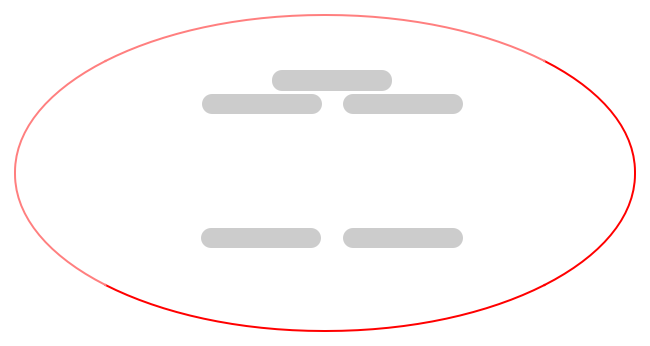
<?xml version="1.0" encoding="UTF-8"?>
<ui version="4.0">
 <class>layer_6seats</class>
 <widget class="QWidget" name="layer_6seats">
  <property name="geometry">
   <rect>
    <x>0</x>
    <y>0</y>
    <width>650</width>
    <height>346</height>
   </rect>
  </property>
  <property name="styleSheet">
   <string notr="true">#layer_6seats {
	background-position: center;    
border: 2px outset red;
margin: 14px;
border-radius: 310px 158px;
}

QWidget {
    background-color: transparent;
}                                                                                                                                          </string>
  </property>
  <layout class="QGridLayout" name="gridLayout">
   <property name="leftMargin">
    <number>1</number>
   </property>
   <property name="topMargin">
    <number>1</number>
   </property>
   <property name="rightMargin">
    <number>1</number>
   </property>
   <property name="bottomMargin">
    <number>1</number>
   </property>
   <property name="spacing">
    <number>1</number>
   </property>
   <item row="0" column="0">
    <widget class="EntityWidget" name="layer_gameTable">
     <property name="minimumSize">
      <size>
       <width>648</width>
       <height>344</height>
      </size>
     </property>
     <property name="maximumSize">
      <size>
       <width>648</width>
       <height>344</height>
      </size>
     </property>
     <property name="styleSheet">
      <string notr="true"/>
     </property>
     <property name="respondable">
      <bool>true</bool>
     </property>
     <widget class="QLabel" name="icon_dealer">
      <property name="geometry">
       <rect>
        <x>505</x>
        <y>59</y>
        <width>32</width>
        <height>32</height>
       </rect>
      </property>
      <property name="minimumSize">
       <size>
        <width>32</width>
        <height>32</height>
       </size>
      </property>
      <property name="maximumSize">
       <size>
        <width>32</width>
        <height>32</height>
       </size>
      </property>
      <property name="mouseTracking">
       <bool>true</bool>
      </property>
      <property name="focusPolicy">
       <enum>Qt::StrongFocus</enum>
      </property>
      <property name="contextMenuPolicy">
       <enum>Qt::ActionsContextMenu</enum>
      </property>
      <property name="pixmap">
       <pixmap resource="../../resources.qrc">:/textures/game/icon_dealer.png</pixmap>
      </property>
     </widget>
     <widget class="BetItem" name="bet_0" native="true">
      <property name="geometry">
       <rect>
        <x>230</x>
        <y>290</y>
        <width>91</width>
        <height>20</height>
       </rect>
      </property>
      <property name="minimumSize">
       <size>
        <width>91</width>
        <height>20</height>
       </size>
      </property>
      <property name="maximumSize">
       <size>
        <width>91</width>
        <height>20</height>
       </size>
      </property>
      <property name="styleSheet">
       <string notr="true">.QWidget  {
    image: url(:/textures/mockups/bet_left.png);
}</string>
      </property>
     </widget>
     <widget class="BetItem" name="bet_1" native="true">
      <property name="geometry">
       <rect>
        <x>80</x>
        <y>250</y>
        <width>91</width>
        <height>20</height>
       </rect>
      </property>
      <property name="minimumSize">
       <size>
        <width>91</width>
        <height>20</height>
       </size>
      </property>
      <property name="maximumSize">
       <size>
        <width>91</width>
        <height>20</height>
       </size>
      </property>
      <property name="styleSheet">
       <string notr="true">.QWidget  {
    image: url(:/textures/mockups/bet_left.png);
}</string>
      </property>
     </widget>
     <widget class="BetItem" name="bet_2" native="true">
      <property name="geometry">
       <rect>
        <x>100</x>
        <y>80</y>
        <width>91</width>
        <height>20</height>
       </rect>
      </property>
      <property name="minimumSize">
       <size>
        <width>91</width>
        <height>20</height>
       </size>
      </property>
      <property name="maximumSize">
       <size>
        <width>91</width>
        <height>20</height>
       </size>
      </property>
      <property name="styleSheet">
       <string notr="true">.QWidget  {
    image: url(:/textures/mockups/bet_left.png);
}</string>
      </property>
     </widget>
     <widget class="BetItem" name="bet_3" native="true">
      <property name="geometry">
       <rect>
        <x>290</x>
        <y>30</y>
        <width>91</width>
        <height>20</height>
       </rect>
      </property>
      <property name="minimumSize">
       <size>
        <width>91</width>
        <height>20</height>
       </size>
      </property>
      <property name="maximumSize">
       <size>
        <width>91</width>
        <height>20</height>
       </size>
      </property>
      <property name="styleSheet">
       <string notr="true">.QWidget  {
    image: url(:/textures/mockups/bet_right.png);
}</string>
      </property>
     </widget>
     <widget class="BetItem" name="bet_4" native="true">
      <property name="geometry">
       <rect>
        <x>500</x>
        <y>90</y>
        <width>91</width>
        <height>20</height>
       </rect>
      </property>
      <property name="minimumSize">
       <size>
        <width>91</width>
        <height>20</height>
       </size>
      </property>
      <property name="maximumSize">
       <size>
        <width>91</width>
        <height>20</height>
       </size>
      </property>
      <property name="styleSheet">
       <string notr="true">.QWidget  {
    image: url(:/textures/mockups/bet_left.png);
}</string>
      </property>
     </widget>
     <widget class="BetItem" name="bet_5" native="true">
      <property name="geometry">
       <rect>
        <x>480</x>
        <y>240</y>
        <width>91</width>
        <height>20</height>
       </rect>
      </property>
      <property name="minimumSize">
       <size>
        <width>91</width>
        <height>20</height>
       </size>
      </property>
      <property name="maximumSize">
       <size>
        <width>91</width>
        <height>20</height>
       </size>
      </property>
      <property name="styleSheet">
       <string notr="true">.QWidget  {
    image: url(:/textures/mockups/bet_left.png);
}</string>
      </property>
     </widget>
     <widget class="QWidget" name="cards_and_pots" native="true">
      <property name="geometry">
       <rect>
        <x>140</x>
        <y>67</y>
        <width>382</width>
        <height>181</height>
       </rect>
      </property>
      <layout class="QVBoxLayout" name="verticalLayout_2" stretch="2,1,0,0">
       <property name="spacing">
        <number>1</number>
       </property>
       <property name="leftMargin">
        <number>1</number>
       </property>
       <property name="topMargin">
        <number>1</number>
       </property>
       <property name="rightMargin">
        <number>1</number>
       </property>
       <property name="bottomMargin">
        <number>1</number>
       </property>
       <item>
        <layout class="QHBoxLayout" name="horizontalLayout_4">
         <property name="spacing">
          <number>1</number>
         </property>
         <property name="leftMargin">
          <number>1</number>
         </property>
         <property name="topMargin">
          <number>1</number>
         </property>
         <property name="rightMargin">
          <number>1</number>
         </property>
         <property name="bottomMargin">
          <number>1</number>
         </property>
         <item>
          <spacer name="horizontalSpacer_2">
           <property name="orientation">
            <enum>Qt::Horizontal</enum>
           </property>
           <property name="sizeHint" stdset="0">
            <size>
             <width>10</width>
             <height>20</height>
            </size>
           </property>
          </spacer>
         </item>
         <item>
          <widget class="PotItem" name="table_pot_4" native="true">
           <property name="minimumSize">
            <size>
             <width>140</width>
             <height>20</height>
            </size>
           </property>
           <property name="maximumSize">
            <size>
             <width>240</width>
             <height>22</height>
            </size>
           </property>
           <property name="styleSheet">
            <string notr="true">.QWidget, .QLabel {
    color: rgba(255, 255, 255, 245);
	font: 600 13px &quot;Arial&quot;;
    border-radius: 10px;
    background-image: url(:/textures/game/fishka.png);
    
    background-origin: border;
    background-clip: border;
    background-repeat: no-repeat;
    background-attachment: fixed;
	background-color: rgba(0, 0, 0, 51);

    
    margin-left: 10px;
    margin-right: 10px;
}
.QWidget[mirrored=false] {
    background-position: left bottom;
 margin-left: 20px;
    margin-right: 0px;
}
.QWidget[mirrored=true] {
    background-position: right bottom;
 margin-left: 0px;
    margin-right: 20px;
}</string>
           </property>
           <property name="text" stdset="0">
            <string>@POT_%0</string>
           </property>
           <property name="mirrored" stdset="0">
            <bool>true</bool>
           </property>
          </widget>
         </item>
         <item>
          <spacer name="horizontalSpacer_3">
           <property name="orientation">
            <enum>Qt::Horizontal</enum>
           </property>
           <property name="sizeHint" stdset="0">
            <size>
             <width>10</width>
             <height>20</height>
            </size>
           </property>
          </spacer>
         </item>
        </layout>
       </item>
       <item>
        <layout class="QHBoxLayout" name="horizontalLayout_3" stretch="0,0,0,0">
         <property name="spacing">
          <number>1</number>
         </property>
         <property name="leftMargin">
          <number>1</number>
         </property>
         <property name="topMargin">
          <number>1</number>
         </property>
         <property name="rightMargin">
          <number>1</number>
         </property>
         <property name="bottomMargin">
          <number>1</number>
         </property>
         <item>
          <spacer name="horizontalSpacer_7">
           <property name="orientation">
            <enum>Qt::Horizontal</enum>
           </property>
           <property name="sizeHint" stdset="0">
            <size>
             <width>10</width>
             <height>20</height>
            </size>
           </property>
          </spacer>
         </item>
         <item>
          <widget class="PotItem" name="table_pot_0" native="true">
           <property name="minimumSize">
            <size>
             <width>140</width>
             <height>20</height>
            </size>
           </property>
           <property name="maximumSize">
            <size>
             <width>240</width>
             <height>22</height>
            </size>
           </property>
           <property name="styleSheet">
            <string notr="true">.QWidget, .QLabel {
    color: rgba(255, 255, 255, 245);
	font: 600 13px &quot;Arial&quot;;
    border-radius: 10px;
    background-image: url(:/textures/game/fishka.png);
    
    background-origin: border;
    background-clip: border;
    background-repeat: no-repeat;
    background-attachment: fixed;
	background-color: rgba(0, 0, 0, 51);

    
    margin-left: 10px;
    margin-right: 10px;
}
.QWidget[mirrored=false] {
    background-position: left bottom;
 margin-left: 20px;
    margin-right: 0px;
}
.QWidget[mirrored=true] {
    background-position: right bottom;
 margin-left: 0px;
    margin-right: 20px;
}</string>
           </property>
           <property name="text" stdset="0">
            <string>@POT_%0</string>
           </property>
           <property name="mirrored" stdset="0">
            <bool>false</bool>
           </property>
          </widget>
         </item>
         <item>
          <widget class="PotItem" name="table_pot_1" native="true">
           <property name="minimumSize">
            <size>
             <width>140</width>
             <height>20</height>
            </size>
           </property>
           <property name="maximumSize">
            <size>
             <width>240</width>
             <height>22</height>
            </size>
           </property>
           <property name="styleSheet">
            <string notr="true">.QWidget, .QLabel {
    color: rgba(255, 255, 255, 245);
	font: 600 13px &quot;Arial&quot;;
    border-radius: 10px;
    background-image: url(:/textures/game/fishka.png);
    
    background-origin: border;
    background-clip: border;
    background-repeat: no-repeat;
    background-attachment: fixed;
	background-color: rgba(0, 0, 0, 51);

    
    margin-left: 10px;
    margin-right: 10px;
}
.QWidget[mirrored=false] {
    background-position: left bottom;
 margin-left: 20px;
    margin-right: 0px;
}
.QWidget[mirrored=true] {
    background-position: right bottom;
 margin-left: 0px;
    margin-right: 20px;
}</string>
           </property>
           <property name="text" stdset="0">
            <string>@POT_%0</string>
           </property>
           <property name="mirrored" stdset="0">
            <bool>false</bool>
           </property>
          </widget>
         </item>
         <item>
          <spacer name="horizontalSpacer_6">
           <property name="orientation">
            <enum>Qt::Horizontal</enum>
           </property>
           <property name="sizeHint" stdset="0">
            <size>
             <width>10</width>
             <height>20</height>
            </size>
           </property>
          </spacer>
         </item>
        </layout>
       </item>
       <item>
        <widget class="QFrame" name="_table_cards">
         <property name="minimumSize">
          <size>
           <width>380</width>
           <height>110</height>
          </size>
         </property>
         <property name="maximumSize">
          <size>
           <width>380</width>
           <height>110</height>
          </size>
         </property>
         <layout class="QHBoxLayout" name="horizontalLayout_2" stretch="1,0,0,0,0,0,1">
          <property name="leftMargin">
           <number>0</number>
          </property>
          <property name="topMargin">
           <number>12</number>
          </property>
          <property name="rightMargin">
           <number>0</number>
          </property>
          <property name="bottomMargin">
           <number>7</number>
          </property>
          <item>
           <spacer name="horizontalSpacer_10">
            <property name="orientation">
             <enum>Qt::Horizontal</enum>
            </property>
            <property name="sizeHint" stdset="0">
             <size>
              <width>10</width>
              <height>20</height>
             </size>
            </property>
           </spacer>
          </item>
          <item>
           <widget class="CardWidget" name="card_0">
            <property name="minimumSize">
             <size>
              <width>60</width>
              <height>84</height>
             </size>
            </property>
            <property name="maximumSize">
             <size>
              <width>60</width>
              <height>84</height>
             </size>
            </property>
            <property name="sourceFile">
             <url>
              <string>qrc:/textures/svg/cards_01/2_diamonds.svg</string>
             </url>
            </property>
            <property name="sourceCode">
             <cstring>&lt;?xml version=&quot;1.0&quot; encoding=&quot;utf-8&quot;?&gt;
&lt;!-- Generator: Adobe Illustrator 19.2.0, SVG Export Plug-In . SVG Version: 6.00 Build 0)  --&gt;
&lt;svg version=&quot;1.1&quot; baseProfile=&quot;tiny&quot; id=&quot;Layer_1&quot; xmlns=&quot;http://www.w3.org/2000/svg&quot; xmlns:xlink=&quot;http://www.w3.org/1999/xlink&quot;
	 x=&quot;0px&quot; y=&quot;0px&quot; viewBox=&quot;0 0 170 244&quot; xml:space=&quot;preserve&quot;&gt;
&lt;metadata&gt;&lt;?xpacket begin=&quot;﻿&quot; id=&quot;W5M0MpCehiHzreSzNTczkc9d&quot;?&gt;
&lt;x:xmpmeta xmlns:x=&quot;adobe:ns:meta/&quot; x:xmptk=&quot;Adobe XMP Core 5.6-c111 79.158366, 2015/09/25-01:12:00        &quot;&gt;
   &lt;rdf:RDF xmlns:rdf=&quot;http://www.w3.org/1999/02/22-rdf-syntax-ns#&quot;&gt;
      &lt;rdf:Description rdf:about=&quot;&quot;/&gt;
   &lt;/rdf:RDF&gt;
&lt;/x:xmpmeta&gt;
&lt;?xpacket end=&quot;w&quot;?&gt;&lt;/metadata&gt;
&lt;g id=&quot;Layer_58&quot;&gt;
	&lt;path fill=&quot;#FFFFFF&quot; d=&quot;M17,0h136c9.4,0,17,7.6,17,17.1v209.8c0,9.4-7.6,17.1-17,17.1H17c-9.4,0-17-7.6-17-17.1V17.1
		C0,7.6,7.6,0,17,0z&quot;/&gt;
	&lt;path fill=&quot;#C80813&quot; d=&quot;M96.9,234.8c0,0,7.7-19.6,26.3-40.4s33.4-31.8,33.4-31.8s-19.4-11.9-33-30.1
		c-13.5-18.3-26.2-41.6-26.2-41.6s-11.3,22.4-27.2,41.4c-14.6,17.4-32,30.3-32,30.3s14.8,11,33.4,31.8
		C90.2,215.2,96.9,234.8,96.9,234.8z&quot;/&gt;
	&lt;path fill=&quot;#C80813&quot; d=&quot;M74.1,66.8c0,0,3.1-7.8,10.5-16.1C92.1,42.4,98,38,98,38s-7.8-4.7-13.2-12C79.4,18.7,74.4,9.4,74.4,9.4
		s-4.5,9-10.9,16.5C57.7,32.9,50.7,38,50.7,38s5.9,4.4,13.3,12.7C71.5,59,74.1,66.8,74.1,66.8z&quot;/&gt;
	&lt;path fill=&quot;#C80813&quot; d=&quot;M26.6,12.6L26.6,12.6c-6.4,0-11.7,5.3-11.7,11.7l0,0h4.6c0.7-3.2,3.6-5.7,7.1-5.7l0,0c4,0,7.2,3.3,7.2,7.3
		c0,2.1-0.6,3.1-1.5,4.9L14.9,67.2h1.9h0.5l16.3,0.1h4.5l0,0v-5.6l0,0v-6.5h-4.5v6.5H23.5l0,0l-0.7,0.1l13.7-28.1
		c1.8-3.7,2.2-6.2,1.9-9.5c-0.1-1.2-0.3-2.4-0.6-3.4v-0.2l0,0C36.2,16,31.8,12.6,26.6,12.6z&quot;/&gt;
&lt;/g&gt;
&lt;/svg&gt;
</cstring>
            </property>
            <property name="shadowBlurRadius">
             <double>18.000000000000000</double>
            </property>
            <property name="shadowOffset">
             <pointf>
              <x>0.000000000000000</x>
              <y>6.000000000000000</y>
             </pointf>
            </property>
            <property name="shadowColor">
             <color alpha="120">
              <red>0</red>
              <green>0</green>
              <blue>0</blue>
             </color>
            </property>
            <property name="modelKey" stdset="0">
             <cstring>[0,0[6,0,[0,0,0x0]]]</cstring>
            </property>
           </widget>
          </item>
          <item>
           <widget class="CardWidget" name="card_1">
            <property name="minimumSize">
             <size>
              <width>60</width>
              <height>84</height>
             </size>
            </property>
            <property name="maximumSize">
             <size>
              <width>60</width>
              <height>84</height>
             </size>
            </property>
            <property name="sourceFile">
             <url>
              <string>qrc:/textures/svg/cards_01/2_diamonds.svg</string>
             </url>
            </property>
            <property name="sourceCode">
             <cstring>&lt;?xml version=&quot;1.0&quot; encoding=&quot;utf-8&quot;?&gt;
&lt;!-- Generator: Adobe Illustrator 19.2.0, SVG Export Plug-In . SVG Version: 6.00 Build 0)  --&gt;
&lt;svg version=&quot;1.1&quot; baseProfile=&quot;tiny&quot; id=&quot;Layer_1&quot; xmlns=&quot;http://www.w3.org/2000/svg&quot; xmlns:xlink=&quot;http://www.w3.org/1999/xlink&quot;
	 x=&quot;0px&quot; y=&quot;0px&quot; viewBox=&quot;0 0 170 244&quot; xml:space=&quot;preserve&quot;&gt;
&lt;metadata&gt;&lt;?xpacket begin=&quot;﻿&quot; id=&quot;W5M0MpCehiHzreSzNTczkc9d&quot;?&gt;
&lt;x:xmpmeta xmlns:x=&quot;adobe:ns:meta/&quot; x:xmptk=&quot;Adobe XMP Core 5.6-c111 79.158366, 2015/09/25-01:12:00        &quot;&gt;
   &lt;rdf:RDF xmlns:rdf=&quot;http://www.w3.org/1999/02/22-rdf-syntax-ns#&quot;&gt;
      &lt;rdf:Description rdf:about=&quot;&quot;/&gt;
   &lt;/rdf:RDF&gt;
&lt;/x:xmpmeta&gt;
&lt;?xpacket end=&quot;w&quot;?&gt;&lt;/metadata&gt;
&lt;g id=&quot;Layer_58&quot;&gt;
	&lt;path fill=&quot;#FFFFFF&quot; d=&quot;M17,0h136c9.4,0,17,7.6,17,17.1v209.8c0,9.4-7.6,17.1-17,17.1H17c-9.4,0-17-7.6-17-17.1V17.1
		C0,7.6,7.6,0,17,0z&quot;/&gt;
	&lt;path fill=&quot;#C80813&quot; d=&quot;M96.9,234.8c0,0,7.7-19.6,26.3-40.4s33.4-31.8,33.4-31.8s-19.4-11.9-33-30.1
		c-13.5-18.3-26.2-41.6-26.2-41.6s-11.3,22.4-27.2,41.4c-14.6,17.4-32,30.3-32,30.3s14.8,11,33.4,31.8
		C90.2,215.2,96.9,234.8,96.9,234.8z&quot;/&gt;
	&lt;path fill=&quot;#C80813&quot; d=&quot;M74.1,66.8c0,0,3.1-7.8,10.5-16.1C92.1,42.4,98,38,98,38s-7.8-4.7-13.2-12C79.4,18.7,74.4,9.4,74.4,9.4
		s-4.5,9-10.9,16.5C57.7,32.9,50.7,38,50.7,38s5.9,4.4,13.3,12.7C71.5,59,74.1,66.8,74.1,66.8z&quot;/&gt;
	&lt;path fill=&quot;#C80813&quot; d=&quot;M26.6,12.6L26.6,12.6c-6.4,0-11.7,5.3-11.7,11.7l0,0h4.6c0.7-3.2,3.6-5.7,7.1-5.7l0,0c4,0,7.2,3.3,7.2,7.3
		c0,2.1-0.6,3.1-1.5,4.9L14.9,67.2h1.9h0.5l16.3,0.1h4.5l0,0v-5.6l0,0v-6.5h-4.5v6.5H23.5l0,0l-0.7,0.1l13.7-28.1
		c1.8-3.7,2.2-6.2,1.9-9.5c-0.1-1.2-0.3-2.4-0.6-3.4v-0.2l0,0C36.2,16,31.8,12.6,26.6,12.6z&quot;/&gt;
&lt;/g&gt;
&lt;/svg&gt;
</cstring>
            </property>
            <property name="shadowBlurRadius">
             <double>18.000000000000000</double>
            </property>
            <property name="shadowOffset">
             <pointf>
              <x>0.000000000000000</x>
              <y>6.000000000000000</y>
             </pointf>
            </property>
            <property name="shadowColor">
             <color alpha="120">
              <red>0</red>
              <green>0</green>
              <blue>0</blue>
             </color>
            </property>
            <property name="modelKey" stdset="0">
             <cstring>[0,1[6,0,[0,0,0x0]]]</cstring>
            </property>
           </widget>
          </item>
          <item>
           <widget class="CardWidget" name="card_2">
            <property name="minimumSize">
             <size>
              <width>60</width>
              <height>84</height>
             </size>
            </property>
            <property name="maximumSize">
             <size>
              <width>60</width>
              <height>84</height>
             </size>
            </property>
            <property name="sourceFile">
             <url>
              <string>qrc:/textures/svg/cards_01/2_diamonds.svg</string>
             </url>
            </property>
            <property name="sourceCode">
             <cstring>&lt;?xml version=&quot;1.0&quot; encoding=&quot;utf-8&quot;?&gt;
&lt;!-- Generator: Adobe Illustrator 19.2.0, SVG Export Plug-In . SVG Version: 6.00 Build 0)  --&gt;
&lt;svg version=&quot;1.1&quot; baseProfile=&quot;tiny&quot; id=&quot;Layer_1&quot; xmlns=&quot;http://www.w3.org/2000/svg&quot; xmlns:xlink=&quot;http://www.w3.org/1999/xlink&quot;
	 x=&quot;0px&quot; y=&quot;0px&quot; viewBox=&quot;0 0 170 244&quot; xml:space=&quot;preserve&quot;&gt;
&lt;metadata&gt;&lt;?xpacket begin=&quot;﻿&quot; id=&quot;W5M0MpCehiHzreSzNTczkc9d&quot;?&gt;
&lt;x:xmpmeta xmlns:x=&quot;adobe:ns:meta/&quot; x:xmptk=&quot;Adobe XMP Core 5.6-c111 79.158366, 2015/09/25-01:12:00        &quot;&gt;
   &lt;rdf:RDF xmlns:rdf=&quot;http://www.w3.org/1999/02/22-rdf-syntax-ns#&quot;&gt;
      &lt;rdf:Description rdf:about=&quot;&quot;/&gt;
   &lt;/rdf:RDF&gt;
&lt;/x:xmpmeta&gt;
&lt;?xpacket end=&quot;w&quot;?&gt;&lt;/metadata&gt;
&lt;g id=&quot;Layer_58&quot;&gt;
	&lt;path fill=&quot;#FFFFFF&quot; d=&quot;M17,0h136c9.4,0,17,7.6,17,17.1v209.8c0,9.4-7.6,17.1-17,17.1H17c-9.4,0-17-7.6-17-17.1V17.1
		C0,7.6,7.6,0,17,0z&quot;/&gt;
	&lt;path fill=&quot;#C80813&quot; d=&quot;M96.9,234.8c0,0,7.7-19.6,26.3-40.4s33.4-31.8,33.4-31.8s-19.4-11.9-33-30.1
		c-13.5-18.3-26.2-41.6-26.2-41.6s-11.3,22.4-27.2,41.4c-14.6,17.4-32,30.3-32,30.3s14.8,11,33.4,31.8
		C90.2,215.2,96.9,234.8,96.9,234.8z&quot;/&gt;
	&lt;path fill=&quot;#C80813&quot; d=&quot;M74.1,66.8c0,0,3.1-7.8,10.5-16.1C92.1,42.4,98,38,98,38s-7.8-4.7-13.2-12C79.4,18.7,74.4,9.4,74.4,9.4
		s-4.5,9-10.9,16.5C57.7,32.9,50.7,38,50.7,38s5.9,4.4,13.3,12.7C71.5,59,74.1,66.8,74.1,66.8z&quot;/&gt;
	&lt;path fill=&quot;#C80813&quot; d=&quot;M26.6,12.6L26.6,12.6c-6.4,0-11.7,5.3-11.7,11.7l0,0h4.6c0.7-3.2,3.6-5.7,7.1-5.7l0,0c4,0,7.2,3.3,7.2,7.3
		c0,2.1-0.6,3.1-1.5,4.9L14.9,67.2h1.9h0.5l16.3,0.1h4.5l0,0v-5.6l0,0v-6.5h-4.5v6.5H23.5l0,0l-0.7,0.1l13.7-28.1
		c1.8-3.7,2.2-6.2,1.9-9.5c-0.1-1.2-0.3-2.4-0.6-3.4v-0.2l0,0C36.2,16,31.8,12.6,26.6,12.6z&quot;/&gt;
&lt;/g&gt;
&lt;/svg&gt;
</cstring>
            </property>
            <property name="shadowBlurRadius">
             <double>18.000000000000000</double>
            </property>
            <property name="shadowOffset">
             <pointf>
              <x>0.000000000000000</x>
              <y>6.000000000000000</y>
             </pointf>
            </property>
            <property name="shadowColor">
             <color alpha="120">
              <red>0</red>
              <green>0</green>
              <blue>0</blue>
             </color>
            </property>
            <property name="modelKey" stdset="0">
             <cstring>[0,2[6,0,[0,0,0x0]]]</cstring>
            </property>
           </widget>
          </item>
          <item>
           <widget class="CardWidget" name="card_3">
            <property name="minimumSize">
             <size>
              <width>60</width>
              <height>84</height>
             </size>
            </property>
            <property name="maximumSize">
             <size>
              <width>60</width>
              <height>84</height>
             </size>
            </property>
            <property name="sourceFile">
             <url>
              <string>qrc:/textures/svg/cards_01/2_diamonds.svg</string>
             </url>
            </property>
            <property name="sourceCode">
             <cstring>&lt;?xml version=&quot;1.0&quot; encoding=&quot;utf-8&quot;?&gt;
&lt;!-- Generator: Adobe Illustrator 19.2.0, SVG Export Plug-In . SVG Version: 6.00 Build 0)  --&gt;
&lt;svg version=&quot;1.1&quot; baseProfile=&quot;tiny&quot; id=&quot;Layer_1&quot; xmlns=&quot;http://www.w3.org/2000/svg&quot; xmlns:xlink=&quot;http://www.w3.org/1999/xlink&quot;
	 x=&quot;0px&quot; y=&quot;0px&quot; viewBox=&quot;0 0 170 244&quot; xml:space=&quot;preserve&quot;&gt;
&lt;metadata&gt;&lt;?xpacket begin=&quot;﻿&quot; id=&quot;W5M0MpCehiHzreSzNTczkc9d&quot;?&gt;
&lt;x:xmpmeta xmlns:x=&quot;adobe:ns:meta/&quot; x:xmptk=&quot;Adobe XMP Core 5.6-c111 79.158366, 2015/09/25-01:12:00        &quot;&gt;
   &lt;rdf:RDF xmlns:rdf=&quot;http://www.w3.org/1999/02/22-rdf-syntax-ns#&quot;&gt;
      &lt;rdf:Description rdf:about=&quot;&quot;/&gt;
   &lt;/rdf:RDF&gt;
&lt;/x:xmpmeta&gt;
&lt;?xpacket end=&quot;w&quot;?&gt;&lt;/metadata&gt;
&lt;g id=&quot;Layer_58&quot;&gt;
	&lt;path fill=&quot;#FFFFFF&quot; d=&quot;M17,0h136c9.4,0,17,7.6,17,17.1v209.8c0,9.4-7.6,17.1-17,17.1H17c-9.4,0-17-7.6-17-17.1V17.1
		C0,7.6,7.6,0,17,0z&quot;/&gt;
	&lt;path fill=&quot;#C80813&quot; d=&quot;M96.9,234.8c0,0,7.7-19.6,26.3-40.4s33.4-31.8,33.4-31.8s-19.4-11.9-33-30.1
		c-13.5-18.3-26.2-41.6-26.2-41.6s-11.3,22.4-27.2,41.4c-14.6,17.4-32,30.3-32,30.3s14.8,11,33.4,31.8
		C90.2,215.2,96.9,234.8,96.9,234.8z&quot;/&gt;
	&lt;path fill=&quot;#C80813&quot; d=&quot;M74.1,66.8c0,0,3.1-7.8,10.5-16.1C92.1,42.4,98,38,98,38s-7.8-4.7-13.2-12C79.4,18.7,74.4,9.4,74.4,9.4
		s-4.5,9-10.9,16.5C57.7,32.9,50.7,38,50.7,38s5.9,4.4,13.3,12.7C71.5,59,74.1,66.8,74.1,66.8z&quot;/&gt;
	&lt;path fill=&quot;#C80813&quot; d=&quot;M26.6,12.6L26.6,12.6c-6.4,0-11.7,5.3-11.7,11.7l0,0h4.6c0.7-3.2,3.6-5.7,7.1-5.7l0,0c4,0,7.2,3.3,7.2,7.3
		c0,2.1-0.6,3.1-1.5,4.9L14.9,67.2h1.9h0.5l16.3,0.1h4.5l0,0v-5.6l0,0v-6.5h-4.5v6.5H23.5l0,0l-0.7,0.1l13.7-28.1
		c1.8-3.7,2.2-6.2,1.9-9.5c-0.1-1.2-0.3-2.4-0.6-3.4v-0.2l0,0C36.2,16,31.8,12.6,26.6,12.6z&quot;/&gt;
&lt;/g&gt;
&lt;/svg&gt;
</cstring>
            </property>
            <property name="shadowBlurRadius">
             <double>18.000000000000000</double>
            </property>
            <property name="shadowOffset">
             <pointf>
              <x>0.000000000000000</x>
              <y>6.000000000000000</y>
             </pointf>
            </property>
            <property name="shadowColor">
             <color alpha="120">
              <red>0</red>
              <green>0</green>
              <blue>0</blue>
             </color>
            </property>
            <property name="modelKey" stdset="0">
             <cstring>[0,3[6,0,[0,0,0x0]]]</cstring>
            </property>
           </widget>
          </item>
          <item>
           <widget class="CardWidget" name="card_4">
            <property name="minimumSize">
             <size>
              <width>60</width>
              <height>84</height>
             </size>
            </property>
            <property name="maximumSize">
             <size>
              <width>60</width>
              <height>84</height>
             </size>
            </property>
            <property name="sourceFile">
             <url>
              <string>qrc:/textures/svg/cards_01/2_diamonds.svg</string>
             </url>
            </property>
            <property name="sourceCode">
             <cstring>&lt;?xml version=&quot;1.0&quot; encoding=&quot;utf-8&quot;?&gt;
&lt;!-- Generator: Adobe Illustrator 19.2.0, SVG Export Plug-In . SVG Version: 6.00 Build 0)  --&gt;
&lt;svg version=&quot;1.1&quot; baseProfile=&quot;tiny&quot; id=&quot;Layer_1&quot; xmlns=&quot;http://www.w3.org/2000/svg&quot; xmlns:xlink=&quot;http://www.w3.org/1999/xlink&quot;
	 x=&quot;0px&quot; y=&quot;0px&quot; viewBox=&quot;0 0 170 244&quot; xml:space=&quot;preserve&quot;&gt;
&lt;metadata&gt;&lt;?xpacket begin=&quot;﻿&quot; id=&quot;W5M0MpCehiHzreSzNTczkc9d&quot;?&gt;
&lt;x:xmpmeta xmlns:x=&quot;adobe:ns:meta/&quot; x:xmptk=&quot;Adobe XMP Core 5.6-c111 79.158366, 2015/09/25-01:12:00        &quot;&gt;
   &lt;rdf:RDF xmlns:rdf=&quot;http://www.w3.org/1999/02/22-rdf-syntax-ns#&quot;&gt;
      &lt;rdf:Description rdf:about=&quot;&quot;/&gt;
   &lt;/rdf:RDF&gt;
&lt;/x:xmpmeta&gt;
&lt;?xpacket end=&quot;w&quot;?&gt;&lt;/metadata&gt;
&lt;g id=&quot;Layer_58&quot;&gt;
	&lt;path fill=&quot;#FFFFFF&quot; d=&quot;M17,0h136c9.4,0,17,7.6,17,17.1v209.8c0,9.4-7.6,17.1-17,17.1H17c-9.4,0-17-7.6-17-17.1V17.1
		C0,7.6,7.6,0,17,0z&quot;/&gt;
	&lt;path fill=&quot;#C80813&quot; d=&quot;M96.9,234.8c0,0,7.7-19.6,26.3-40.4s33.4-31.8,33.4-31.8s-19.4-11.9-33-30.1
		c-13.5-18.3-26.2-41.6-26.2-41.6s-11.3,22.4-27.2,41.4c-14.6,17.4-32,30.3-32,30.3s14.8,11,33.4,31.8
		C90.2,215.2,96.9,234.8,96.9,234.8z&quot;/&gt;
	&lt;path fill=&quot;#C80813&quot; d=&quot;M74.1,66.8c0,0,3.1-7.8,10.5-16.1C92.1,42.4,98,38,98,38s-7.8-4.7-13.2-12C79.4,18.7,74.4,9.4,74.4,9.4
		s-4.5,9-10.9,16.5C57.7,32.9,50.7,38,50.7,38s5.9,4.4,13.3,12.7C71.5,59,74.1,66.8,74.1,66.8z&quot;/&gt;
	&lt;path fill=&quot;#C80813&quot; d=&quot;M26.6,12.6L26.6,12.6c-6.4,0-11.7,5.3-11.7,11.7l0,0h4.6c0.7-3.2,3.6-5.7,7.1-5.7l0,0c4,0,7.2,3.3,7.2,7.3
		c0,2.1-0.6,3.1-1.5,4.9L14.9,67.2h1.9h0.5l16.3,0.1h4.5l0,0v-5.6l0,0v-6.5h-4.5v6.5H23.5l0,0l-0.7,0.1l13.7-28.1
		c1.8-3.7,2.2-6.2,1.9-9.5c-0.1-1.2-0.3-2.4-0.6-3.4v-0.2l0,0C36.2,16,31.8,12.6,26.6,12.6z&quot;/&gt;
&lt;/g&gt;
&lt;/svg&gt;
</cstring>
            </property>
            <property name="shadowBlurRadius">
             <double>18.000000000000000</double>
            </property>
            <property name="shadowOffset">
             <pointf>
              <x>0.000000000000000</x>
              <y>6.000000000000000</y>
             </pointf>
            </property>
            <property name="shadowColor">
             <color alpha="120">
              <red>0</red>
              <green>0</green>
              <blue>0</blue>
             </color>
            </property>
            <property name="modelKey" stdset="0">
             <cstring>[0,4[6,0,[0,0,0x0]]]</cstring>
            </property>
           </widget>
          </item>
          <item>
           <spacer name="horizontalSpacer_11">
            <property name="orientation">
             <enum>Qt::Horizontal</enum>
            </property>
            <property name="sizeHint" stdset="0">
             <size>
              <width>10</width>
              <height>20</height>
             </size>
            </property>
           </spacer>
          </item>
         </layout>
        </widget>
       </item>
       <item>
        <layout class="QHBoxLayout" name="horizontalLayout" stretch="0,0,0,0">
         <property name="spacing">
          <number>2</number>
         </property>
         <property name="leftMargin">
          <number>1</number>
         </property>
         <property name="topMargin">
          <number>1</number>
         </property>
         <property name="rightMargin">
          <number>1</number>
         </property>
         <item>
          <spacer name="horizontalSpacer_8">
           <property name="orientation">
            <enum>Qt::Horizontal</enum>
           </property>
           <property name="sizeHint" stdset="0">
            <size>
             <width>10</width>
             <height>20</height>
            </size>
           </property>
          </spacer>
         </item>
         <item>
          <widget class="PotItem" name="table_pot_2" native="true">
           <property name="minimumSize">
            <size>
             <width>140</width>
             <height>20</height>
            </size>
           </property>
           <property name="maximumSize">
            <size>
             <width>240</width>
             <height>22</height>
            </size>
           </property>
           <property name="styleSheet">
            <string notr="true">.QWidget, .QLabel {
    color: rgba(255, 255, 255, 245);
	font: 600 13px &quot;Arial&quot;;
    border-radius: 10px;
    background-image: url(:/textures/game/fishka.png);
    
    background-origin: border;
    background-clip: border;
    background-repeat: no-repeat;
    background-attachment: fixed;
	background-color: rgba(0, 0, 0, 51);

    
    margin-left: 10px;
    margin-right: 10px;
}
.QWidget[mirrored=false] {
    background-position: left bottom;
 margin-left: 20px;
    margin-right: 0px;
}
.QWidget[mirrored=true] {
    background-position: right bottom;
 margin-left: 0px;
    margin-right: 20px;
}</string>
           </property>
           <property name="text" stdset="0">
            <string>@POT_%0</string>
           </property>
           <property name="mirrored" stdset="0">
            <bool>false</bool>
           </property>
          </widget>
         </item>
         <item>
          <widget class="PotItem" name="table_pot_3" native="true">
           <property name="minimumSize">
            <size>
             <width>140</width>
             <height>20</height>
            </size>
           </property>
           <property name="maximumSize">
            <size>
             <width>240</width>
             <height>22</height>
            </size>
           </property>
           <property name="styleSheet">
            <string notr="true">.QWidget, .QLabel {
    color: rgba(255, 255, 255, 245);
	font: 600 13px &quot;Arial&quot;;
    border-radius: 10px;
    background-image: url(:/textures/game/fishka.png);
    
    background-origin: border;
    background-clip: border;
    background-repeat: no-repeat;
    background-attachment: fixed;
	background-color: rgba(0, 0, 0, 51);

    
    margin-left: 10px;
    margin-right: 10px;
}
.QWidget[mirrored=false] {
    background-position: left bottom;
 margin-left: 20px;
    margin-right: 0px;
}
.QWidget[mirrored=true] {
    background-position: right bottom;
 margin-left: 0px;
    margin-right: 20px;
}</string>
           </property>
           <property name="text" stdset="0">
            <string>@POT_%0</string>
           </property>
           <property name="mirrored" stdset="0">
            <bool>false</bool>
           </property>
          </widget>
         </item>
         <item>
          <spacer name="horizontalSpacer_9">
           <property name="orientation">
            <enum>Qt::Horizontal</enum>
           </property>
           <property name="sizeHint" stdset="0">
            <size>
             <width>10</width>
             <height>20</height>
            </size>
           </property>
          </spacer>
         </item>
        </layout>
       </item>
      </layout>
     </widget>
     <widget class="EntityWidget" name="boxes_pos">
      <property name="geometry">
       <rect>
        <x>0</x>
        <y>0</y>
        <width>650</width>
        <height>346</height>
       </rect>
      </property>
      <property name="minimumSize">
       <size>
        <width>650</width>
        <height>346</height>
       </size>
      </property>
      <property name="maximumSize">
       <size>
        <width>650</width>
        <height>346</height>
       </size>
      </property>
      <property name="styleSheet">
       <string notr="true"/>
      </property>
      <property name="respondable">
       <bool>false</bool>
      </property>
      <widget class="QWidget" name="pos_0" native="true">
       <property name="geometry">
        <rect>
         <x>240</x>
         <y>325</y>
         <width>64</width>
         <height>64</height>
        </rect>
       </property>
       <property name="minimumSize">
        <size>
         <width>64</width>
         <height>64</height>
        </size>
       </property>
       <property name="maximumSize">
        <size>
         <width>64</width>
         <height>64</height>
        </size>
       </property>
       <property name="styleSheet">
        <string notr="true">.QWidget {
    
	border-image: url(:/textures/profiler/placeholder.png) 11 14 12 10;
}</string>
       </property>
      </widget>
      <widget class="QWidget" name="pos_1" native="true">
       <property name="geometry">
        <rect>
         <x>30</x>
         <y>270</y>
         <width>64</width>
         <height>64</height>
        </rect>
       </property>
       <property name="minimumSize">
        <size>
         <width>64</width>
         <height>64</height>
        </size>
       </property>
       <property name="maximumSize">
        <size>
         <width>64</width>
         <height>64</height>
        </size>
       </property>
       <property name="styleSheet">
        <string notr="true">.QWidget {
    
	border-image: url(:/textures/profiler/placeholder.png) 11 14 12 10;
}</string>
       </property>
      </widget>
      <widget class="QWidget" name="pos_2" native="true">
       <property name="geometry">
        <rect>
         <x>20</x>
         <y>20</y>
         <width>64</width>
         <height>64</height>
        </rect>
       </property>
       <property name="minimumSize">
        <size>
         <width>64</width>
         <height>64</height>
        </size>
       </property>
       <property name="maximumSize">
        <size>
         <width>64</width>
         <height>64</height>
        </size>
       </property>
       <property name="styleSheet">
        <string notr="true">.QWidget {
    
	border-image: url(:/textures/profiler/placeholder.png) 11 14 12 10;
}</string>
       </property>
      </widget>
      <widget class="QWidget" name="pos_3" native="true">
       <property name="geometry">
        <rect>
         <x>240</x>
         <y>-50</y>
         <width>64</width>
         <height>64</height>
        </rect>
       </property>
       <property name="minimumSize">
        <size>
         <width>64</width>
         <height>64</height>
        </size>
       </property>
       <property name="maximumSize">
        <size>
         <width>64</width>
         <height>64</height>
        </size>
       </property>
       <property name="styleSheet">
        <string notr="true">.QWidget {
    
	border-image: url(:/textures/profiler/placeholder.png) 11 14 12 10;
}</string>
       </property>
      </widget>
      <widget class="QWidget" name="pos_4" native="true">
       <property name="geometry">
        <rect>
         <x>570</x>
         <y>20</y>
         <width>64</width>
         <height>64</height>
        </rect>
       </property>
       <property name="minimumSize">
        <size>
         <width>64</width>
         <height>64</height>
        </size>
       </property>
       <property name="maximumSize">
        <size>
         <width>64</width>
         <height>64</height>
        </size>
       </property>
       <property name="styleSheet">
        <string notr="true">.QWidget {
    
	border-image: url(:/textures/profiler/placeholder.png) 11 14 12 10;
}</string>
       </property>
      </widget>
      <widget class="QWidget" name="pos_5" native="true">
       <property name="geometry">
        <rect>
         <x>570</x>
         <y>260</y>
         <width>64</width>
         <height>64</height>
        </rect>
       </property>
       <property name="minimumSize">
        <size>
         <width>64</width>
         <height>64</height>
        </size>
       </property>
       <property name="maximumSize">
        <size>
         <width>64</width>
         <height>64</height>
        </size>
       </property>
       <property name="styleSheet">
        <string notr="true">.QWidget {
    
	border-image: url(:/textures/profiler/placeholder.png) 11 14 12 10;
}</string>
       </property>
      </widget>
     </widget>
     <zorder>boxes_pos</zorder>
     <zorder>icon_dealer</zorder>
     <zorder>bet_0</zorder>
     <zorder>bet_1</zorder>
     <zorder>bet_2</zorder>
     <zorder>bet_3</zorder>
     <zorder>bet_4</zorder>
     <zorder>bet_5</zorder>
     <zorder>cards_and_pots</zorder>
    </widget>
   </item>
  </layout>
 </widget>
 <customwidgets>
  <customwidget>
   <class>EntityWidget</class>
   <extends>QWidget</extends>
   <header>plugins.h</header>
   <container>1</container>
  </customwidget>
  <customwidget>
   <class>SvgWidget</class>
   <extends>EntityWidget</extends>
   <header>plugins.h</header>
   <container>1</container>
  </customwidget>
  <customwidget>
   <class>CardWidget</class>
   <extends>SvgWidget</extends>
   <header>widgets/CardWidget.h</header>
   <container>1</container>
  </customwidget>
  <customwidget>
   <class>PotItem</class>
   <extends>QWidget</extends>
   <header>game/tableItems/potitem.h</header>
   <container>1</container>
  </customwidget>
  <customwidget>
   <class>BetItem</class>
   <extends>QWidget</extends>
   <header>game/tableItems/betitem.h</header>
   <container>1</container>
  </customwidget>
 </customwidgets>
 <resources>
  <include location="../../resources.qrc"/>
 </resources>
 <connections/>
</ui>
